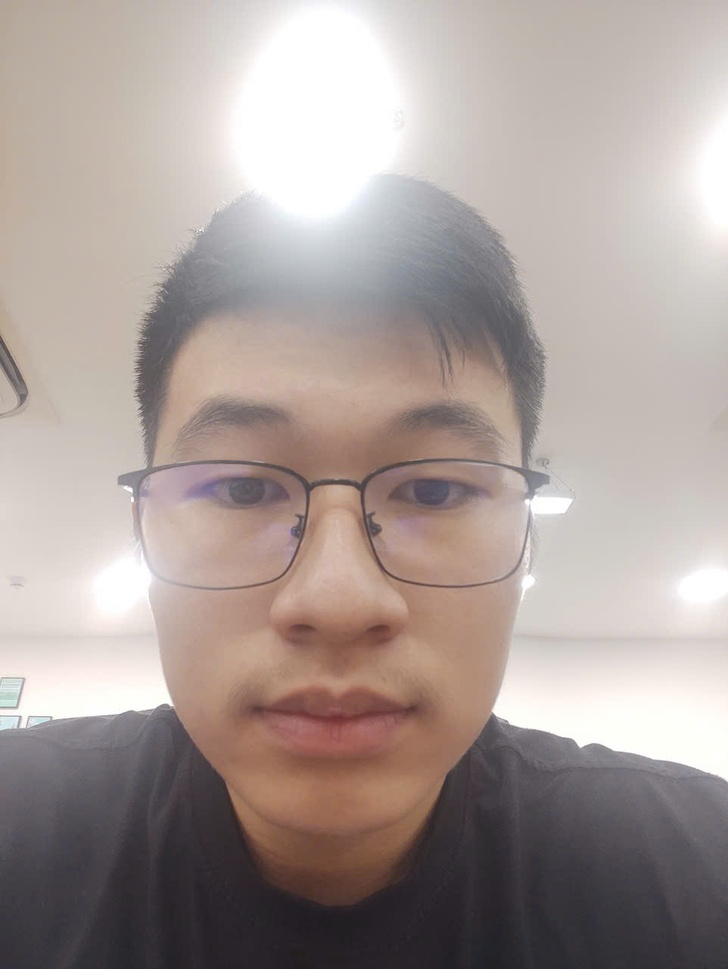
#> input picture test/imgs/2114547/z6644082579921_62d6b5071c42f2a3a2a9b3df2fc118e9.jpg, 728 x 969 px, shrunk from 962 x 1280 before the run
$ python -i anti_spoofing.py   (imports and definitions only)   (older library calls are emulated)
#> lines starting #> are read from the running program, lines starting #| are printed output that depends on the picture; after the words box and inside, x2 and y2 are one past the last pixel; in counts of white or black regions, pixels touching at a corner belong together
import cv2
import numpy as np
from typing import Dict, Any, Tuple
import logging
from dataclasses import dataclass

logger = logging.getLogger(__name__)

@dataclass
class AntiSpoofingResult:
    """Result of anti-spoofing detection"""
    is_real: bool
    confidence: float
    scores: Dict[str, float]
    reason: str

class AntiSpoofingDetector:
    """
    Lightweight rule-based anti-spoofing detection optimized for mobile CPU
    Uses texture analysis, color space analysis, and basic liveness detection
    """

    def __init__(self,
                 texture_threshold: float = 0.3,
                 color_threshold: float = 0.4,
                 quality_threshold: float = 0.5,
                 combined_threshold: float = 0.6):
        """
        Initialize anti-spoofing detector

        Args:
            texture_threshold: Threshold for texture analysis
            color_threshold: Threshold for color analysis
            quality_threshold: Threshold for quality analysis
            combined_threshold: Final threshold for classification
        """
        self.texture_threshold = texture_threshold
        self.color_threshold = color_threshold
        self.quality_threshold = quality_threshold
        self.combined_threshold = combined_threshold

    def analyze_texture(self, face_image: np.ndarray) -> Dict[str, float]:
        """
        Analyze texture patterns using Local Binary Patterns (LBP)

        Args:
            face_image: Preprocessed face image (RGB)

        Returns:
            Texture analysis scores
        """
        try:
            # Convert to grayscale
            if len(face_image.shape) == 3:
                gray = cv2.cvtColor(face_image, cv2.COLOR_RGB2GRAY)
            else:
                gray = face_image

            # Calculate LBP (simplified version for mobile)
            lbp = self._calculate_simple_lbp(gray)

            # Calculate texture uniformity
            hist = cv2.calcHist([lbp], [0], None, [256], [0, 256])
            hist = hist.flatten() / hist.sum()

            # Texture metrics
            uniformity = np.sum(hist ** 2)
            entropy = -np.sum(hist * np.log2(hist + 1e-10))

            # Edge density
            edges = cv2.Canny(gray, 50, 150)
            edge_density = np.sum(edges > 0) / edges.size

            # Gradient magnitude
            grad_x = cv2.Sobel(gray, cv2.CV_64F, 1, 0, ksize=3)
            grad_y = cv2.Sobel(gray, cv2.CV_64F, 0, 1, ksize=3)
            gradient_magnitude = np.sqrt(grad_x**2 + grad_y**2)
            avg_gradient = np.mean(gradient_magnitude)

            return {
                "uniformity": float(uniformity),
                "entropy": float(entropy),
                "edge_density": float(edge_density),
                "avg_gradient": float(avg_gradient)
            }

        except Exception as e:
            logger.error(f"Error in texture analysis: {e}")
            return {"uniformity": 0.0, "entropy": 0.0, "edge_density": 0.0, "avg_gradient": 0.0}

    def _calculate_simple_lbp(self, gray_image: np.ndarray) -> np.ndarray:
        """Calculate simplified Local Binary Pattern for mobile optimization"""
        height, width = gray_image.shape
        lbp = np.zeros((height-2, width-2), dtype=np.uint8)

        for i in range(1, height-1):
            for j in range(1, width-1):
                center = gray_image[i, j]
                code = 0

                # 8-neighbor LBP
                neighbors = [
                    gray_image[i-1, j-1], gray_image[i-1, j], gray_image[i-1, j+1],
                    gray_image[i, j+1], gray_image[i+1, j+1], gray_image[i+1, j],
                    gray_image[i+1, j-1], gray_image[i, j-1]
                ]

                for k, neighbor in enumerate(neighbors):
                    if neighbor >= center:
                        code |= (1 << k)

                lbp[i-1, j-1] = code

        return lbp

    def analyze_color_distribution(self, face_image: np.ndarray) -> Dict[str, float]:
        """
        Analyze color distribution in different color spaces

        Args:
            face_image: Preprocessed face image (RGB)

        Returns:
            Color analysis scores
        """
        try:
            # Convert to different color spaces
            hsv = cv2.cvtColor(face_image, cv2.COLOR_RGB2HSV)
            yuv = cv2.cvtColor(face_image, cv2.COLOR_RGB2YUV)

            # RGB channel analysis
            r_mean, g_mean, b_mean = np.mean(face_image, axis=(0, 1))
            r_std, g_std, b_std = np.std(face_image, axis=(0, 1))

            # HSV analysis
            h_mean, s_mean, v_mean = np.mean(hsv, axis=(0, 1))
            h_std, s_std, v_std = np.std(hsv, axis=(0, 1))

            # YUV analysis
            y_mean, u_mean, v_yuv_mean = np.mean(yuv, axis=(0, 1))

            # Color distribution metrics
            rgb_balance = min(r_mean, g_mean, b_mean) / max(r_mean, g_mean, b_mean)
            saturation_variance = s_std / (s_mean + 1e-10)

            # Skin color likelihood (simplified)
            skin_score = self._calculate_skin_likelihood(r_mean, g_mean, b_mean)

            return {
                "rgb_balance": float(rgb_balance),
                "saturation_variance": float(saturation_variance),
                "skin_score": float(skin_score),
                "hue_mean": float(h_mean),
                "saturation_mean": float(s_mean)
            }

        except Exception as e:
            logger.error(f"Error in color analysis: {e}")
            return {
                "rgb_balance": 0.0, "saturation_variance": 0.0,
                "skin_score": 0.0, "hue_mean": 0.0, "saturation_mean": 0.0
            }

    def _calculate_skin_likelihood(self, r: float, g: float, b: float) -> float:
        """Calculate likelihood of skin color (simplified model)"""
        # Simplified skin color model
        if r > 95 and g > 40 and b > 20:
            if max(r, g, b) - min(r, g, b) > 15:
                if abs(r - g) > 15 and r > g and r > b:
                    return 1.0
        return 0.0

    def analyze_image_quality(self, face_image: np.ndarray) -> Dict[str, float]:
        """
        Analyze image quality metrics for liveness detection

        Args:
            face_image: Preprocessed face image (RGB)

        Returns:
            Quality analysis scores
        """
        try:
            # Convert to grayscale
            if len(face_image.shape) == 3:
                gray = cv2.cvtColor(face_image, cv2.COLOR_RGB2GRAY)
            else:
                gray = face_image

            # Sharpness (Laplacian variance)
            laplacian_var = cv2.Laplacian(gray, cv2.CV_64F).var()

            # Brightness analysis
            brightness = np.mean(gray)
            brightness_std = np.std(gray)

            # Contrast analysis
            contrast = np.std(gray)

            # Noise estimation (using high-frequency components)
            kernel = np.array([[-1, -1, -1], [-1, 8, -1], [-1, -1, -1]])
            noise_response = cv2.filter2D(gray, cv2.CV_64F, kernel)
            noise_level = np.std(noise_response)

            # Pixel variance in local regions
            local_variance = self._calculate_local_variance(gray)

            # Motion blur detection (simplified)
            motion_blur_score = self._detect_motion_blur(gray)

            return {
                "sharpness": float(laplacian_var),
                "brightness": float(brightness),
                "contrast": float(contrast),
                "noise_level": float(noise_level),
                "local_variance": float(local_variance),
                "motion_blur": float(motion_blur_score)
            }

        except Exception as e:
            logger.error(f"Error in quality analysis: {e}")
            return {
                "sharpness": 0.0, "brightness": 0.0, "contrast": 0.0,
                "noise_level": 0.0, "local_variance": 0.0, "motion_blur": 0.0
            }

    def _calculate_local_variance(self, gray_image: np.ndarray, window_size: int = 8) -> float:
        """Calculate average local variance"""
        height, width = gray_image.shape
        variances = []

        for i in range(0, height - window_size, window_size):
            for j in range(0, width - window_size, window_size):
                window = gray_image[i:i+window_size, j:j+window_size]
                variances.append(np.var(window))

        return np.mean(variances) if variances else 0.0

    def _detect_motion_blur(self, gray_image: np.ndarray) -> float:
        """Detect motion blur using FFT analysis (simplified)"""
        try:
            # Apply FFT
            f_transform = np.fft.fft2(gray_image)
            f_shift = np.fft.fftshift(f_transform)
            magnitude_spectrum = np.log(np.abs(f_shift) + 1)

            # Calculate high frequency content
            height, width = magnitude_spectrum.shape
            center_y, center_x = height // 2, width // 2

            # Create high-pass filter
            y, x = np.ogrid[:height, :width]
            mask = (x - center_x)**2 + (y - center_y)**2 > (min(height, width) // 4)**2

            high_freq_content = np.mean(magnitude_spectrum[mask])

            # Normalize to [0, 1] range
            return min(high_freq_content / 10.0, 1.0)

        except Exception as e:
            logger.error(f"Error in motion blur detection: {e}")
            return 0.0

    def detect_spoofing(self, face_image: np.ndarray) -> AntiSpoofingResult:
        """
        Main anti-spoofing detection function

        Args:
            face_image: Preprocessed face image (RGB)

        Returns:
            Anti-spoofing detection result
        """
        try:
            # Perform all analyses
            texture_scores = self.analyze_texture(face_image)
            color_scores = self.analyze_color_distribution(face_image)
            quality_scores = self.analyze_image_quality(face_image)

            # Calculate individual component scores
            texture_score = self._calculate_texture_score(texture_scores)
            color_score = self._calculate_color_score(color_scores)
            quality_score = self._calculate_quality_score(quality_scores)

            # Combine scores with weights
            weights = {"texture": 0.4, "color": 0.3, "quality": 0.3}
            combined_score = (
                weights["texture"] * texture_score +
                weights["color"] * color_score +
                weights["quality"] * quality_score
            )

            # Make final decision
            is_real = combined_score >= self.combined_threshold

            # Determine reason if classified as fake
            reason = "real_face"
            if not is_real:
                if texture_score < self.texture_threshold:
                    reason = "poor_texture_quality"
                elif color_score < self.color_threshold:
                    reason = "unnatural_color_distribution"
                elif quality_score < self.quality_threshold:
                    reason = "poor_image_quality"
                else:
                    reason = "combined_score_too_low"

            all_scores = {
                "texture_score": texture_score,
                "color_score": color_score,
                "quality_score": quality_score,
                "combined_score": combined_score,
                **texture_scores,
                **color_scores,
                **quality_scores
            }

            return AntiSpoofingResult(
                is_real=is_real,
                confidence=combined_score,
                scores=all_scores,
                reason=reason
            )

        except Exception as e:
            logger.error(f"Error in spoofing detection: {e}")
            return AntiSpoofingResult(
                is_real=False,
                confidence=0.0,
                scores={},
                reason=f"detection_error: {str(e)}"
            )

    def _calculate_texture_score(self, texture_scores: Dict[str, float]) -> float:
        """Calculate normalized texture score"""
        try:
            # Normalize individual metrics
            uniformity = min(texture_scores["uniformity"] * 2, 1.0)
            entropy = min(texture_scores["entropy"] / 8.0, 1.0)
            edge_density = min(texture_scores["edge_density"] * 10, 1.0)
            gradient = min(texture_scores["avg_gradient"] / 50.0, 1.0)

            # Combine with weights
            score = 0.3 * uniformity + 0.3 * entropy + 0.2 * edge_density + 0.2 * gradient
            return float(score)

        except Exception:
            return 0.0

    def _calculate_color_score(self, color_scores: Dict[str, float]) -> float:
        """Calculate normalized color score"""
        try:
            rgb_balance = color_scores["rgb_balance"]
            saturation_var = min(color_scores["saturation_variance"], 1.0)
            skin_score = color_scores["skin_score"]

            # Combine with weights
            score = 0.4 * rgb_balance + 0.3 * skin_score + 0.3 * (1.0 - saturation_var)
            return float(score)

        except Exception:
            return 0.0

    def _calculate_quality_score(self, quality_scores: Dict[str, float]) -> float:
        """Calculate normalized quality score"""
        try:
            sharpness = min(quality_scores["sharpness"] / 100.0, 1.0)
            brightness = 1.0 - abs(quality_scores["brightness"] - 128) / 128.0
            contrast = min(quality_scores["contrast"] / 50.0, 1.0)
            noise = max(0.0, 1.0 - quality_scores["noise_level"] / 10.0)
            local_var = min(quality_scores["local_variance"] / 100.0, 1.0)
            motion = quality_scores["motion_blur"]

            # Combine with weights
            score = (0.25 * sharpness + 0.15 * brightness + 0.2 * contrast +
                    0.15 * noise + 0.15 * local_var + 0.1 * motion)
            return float(score)

        except Exception:
            return 0.0

    # [8 lines left out: function get_detector_config, not called in this run]

>>> import cv2
>>> picture = cv2.cvtColor(cv2.imread('../../test/imgs/2114547/z6644082579921_62d6b5071c42f2a3a2a9b3df2fc118e9.jpg'), cv2.COLOR_BGR2RGB)
>>> result = AntiSpoofingDetector().detect_spoofing(picture)
#> after the loop in _calculate_simple_lbp, `for i in range(1, height-1):`:
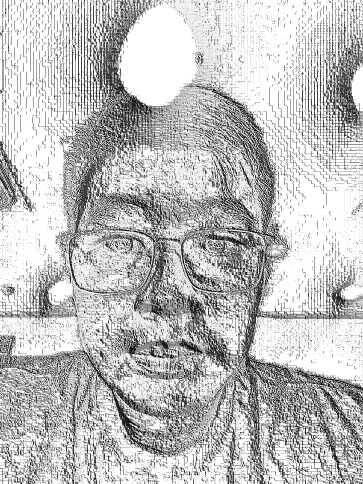
#> lbp: shape (967, 726) (shown at 1/2 size); min 0, max 255, mean 191.6
#> in analyze_texture, `hist = cv2.calcHist([lbp], [0], None, [256], [0, 256])`: hist = 256 values, max 275943 at index 255, min 2 at index 85, mean 2742.4
#> in analyze_texture, `hist = hist.flatten() / hist.sum()`: hist = 256 values, max 0.393 at index 255, min 2.85e-06 at index 85, mean 0.00391
#> in analyze_texture, `uniformity = np.sum(hist ** 2)`: uniformity = 0.164
#> in analyze_texture, `entropy = -np.sum(hist * np.log2(hist + 1e-10))`: entropy = 4.62
#> in analyze_texture, `edges = cv2.Canny(gray, 50, 150)`:
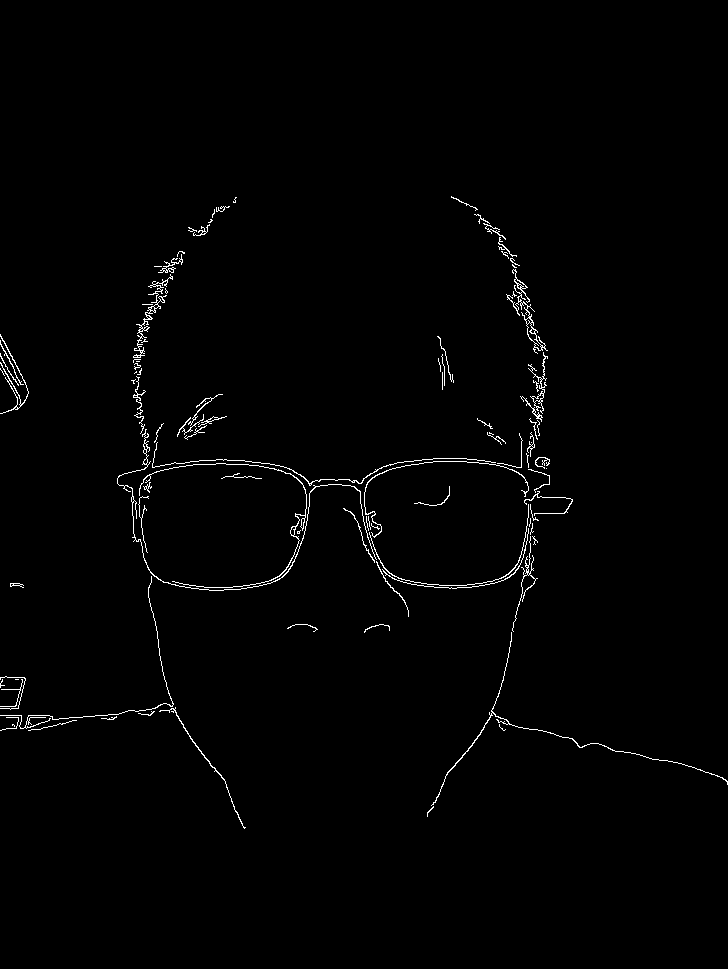
#> edges: shape (969, 728); 1.1% white in thin lines or dots, all inside (x1, y1, x2, y2) = (0, 196, 728, 829)
#> in analyze_texture, `edge_density = np.sum(edges > 0) / edges.size`: edge_density = 0.0108
#> in analyze_texture, `avg_gradient = np.mean(gradient_magnitude)`: avg_gradient = 10.83
#> in detect_spoofing, `texture_scores = self.analyze_texture(face_image)`: texture_scores = {'uniformity': 0.164, 'entropy': 4.62, 'edge_density': 0.0108, 'avg_gradient': 10.83}
#> in analyze_color_distribution, `r_mean, g_mean, b_mean = np.mean(face_image, axis=(0, 1))`: r_mean = 168.7; g_mean = 156.5; b_mean = 152.3
#> in analyze_color_distribution, `r_std, g_std, b_std = np.std(face_image, axis=(0, 1))`: r_std = 60.65; g_std = 62.06; b_std = 60.42
#> in analyze_color_distribution, `h_mean, s_mean, v_mean = np.mean(hsv, axis=(0, 1))`: h_mean = 46.47; s_mean = 31.16; v_mean = 169.5
#> in analyze_color_distribution, `h_std, s_std, v_std = np.std(hsv, axis=(0, 1))`: h_std = 58.72; s_std = 28.07; v_std = 60.07
#> in analyze_color_distribution, `y_mean, u_mean, v_yuv_mean = np.mean(yuv, axis=(0, 1))`: y_mean = 159.6; u_mean = 124.5; v_yuv_mean = 136
#> in analyze_color_distribution, `rgb_balance = min(r_mean, g_mean, b_mean) / max(r_mean, g_mean, b_mean)`: rgb_balance = 0.903
#> in analyze_color_distribution, `saturation_variance = s_std / (s_mean + 1e-10)`: saturation_variance = 0.901
#> in analyze_color_distribution, `skin_score = self._calculate_skin_likelihood(r_mean, g_mean, b_mean)`: skin_score = 0
#> in detect_spoofing, `color_scores = self.analyze_color_distribution(face_image)`: color_scores = {'rgb_balance': 0.903, 'saturation_variance': 0.901, 'skin_score': 0, 'hue_mean': 46.47, 'saturation_mean': 31.16}
#> in analyze_image_quality, `laplacian_var = cv2.Laplacian(gray, cv2.CV_64F).var()`: laplacian_var = 38.37
#> in analyze_image_quality, `brightness = np.mean(gray)`: brightness = 159.6
#> in analyze_image_quality, `brightness_std = np.std(gray)`: brightness_std = 61.09
#> in analyze_image_quality, `noise_level = np.std(noise_response)`: noise_level = 15.54
#> after the loop in _calculate_local_variance, `for i in range(0, height - window_size, window_size):`: variances = 10890 values, max 3130.8 at index 8258, min 0 at index 159, mean 30.11
#> in analyze_image_quality, `local_variance = self._calculate_local_variance(gray)`: local_variance = 30.11
#> in _detect_motion_blur, `magnitude_spectrum = np.log(np.abs(f_shift) + 1)`:
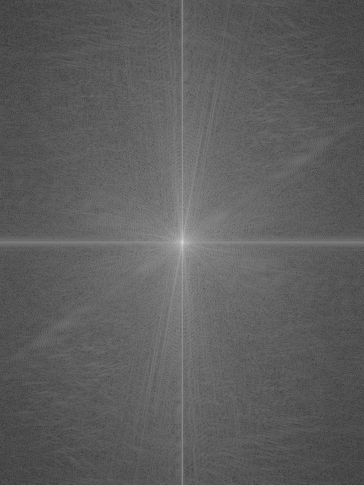
#> magnitude_spectrum: shape (969, 728) float64 (shown at 1/2 size); min 0.313, max 18.54, mean 7.04; drawn with min black and max white
#> in _detect_motion_blur, `y, x = np.ogrid[:height, :width]`: y = 969 values from 0 to 968
#> in _detect_motion_blur, `mask = (x - center_x)**2 + (y - center_y)**2 > (min(height, width) // ..`:
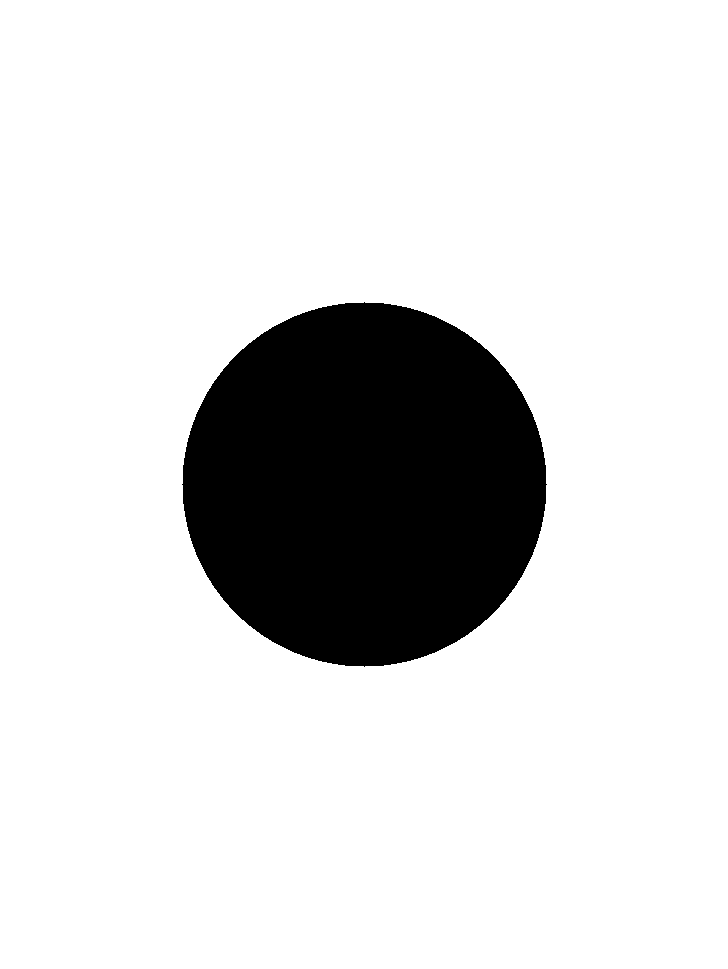
#> mask: shape (969, 728) bool; 85.3% white; 1 black region, box (x1, y1, x2, y2) and area: (182, 302, 547, 667) 104017
#> in _detect_motion_blur, `high_freq_content = np.mean(magnitude_spectrum[mask])`: high_freq_content = 6.77
#> in analyze_image_quality, `motion_blur_score = self._detect_motion_blur(gray)`: motion_blur_score = 0.677
#> in detect_spoofing, `quality_scores = self.analyze_image_quality(face_image)`: quality_scores = {'sharpness': 38.37, 'brightness': 159.6, 'contrast': 61.09, 'noise_level': 15.54, 'local_variance': 30.11, 'motion_blur': 0.677}
#> in _calculate_texture_score, `uniformity = min(texture_scores["uniformity"] * 2, 1.0)`: uniformity = 0.328
#> in _calculate_texture_score, `entropy = min(texture_scores["entropy"] / 8.0, 1.0)`: entropy = 0.578
#> in _calculate_texture_score, `edge_density = min(texture_scores["edge_density"] * 10, 1.0)`: edge_density = 0.108
#> in _calculate_texture_score, `gradient = min(texture_scores["avg_gradient"] / 50.0, 1.0)`: gradient = 0.217
#> in _calculate_texture_score, `score = 0.3 * uniformity + 0.3 * entropy + 0.2 * edge_density + 0.2 * ..`: score = 0.337
#> in _calculate_color_score, `rgb_balance = color_scores["rgb_balance"]`: rgb_balance = 0.903
#> in _calculate_color_score, `saturation_var = min(color_scores["saturation_variance"], 1.0)`: saturation_var = 0.901
#> in _calculate_color_score, `skin_score = color_scores["skin_score"]`: skin_score = 0
#> in _calculate_color_score, `score = 0.4 * rgb_balance + 0.3 * skin_score + 0.3 * (1.0 - saturation..`: score = 0.391
#> in _calculate_quality_score, `sharpness = min(quality_scores["sharpness"] / 100.0, 1.0)`: sharpness = 0.384
#> in _calculate_quality_score, `brightness = 1.0 - abs(quality_scores["brightness"] - 128) / 128.0`: brightness = 0.753
#> in _calculate_quality_score, `contrast = min(quality_scores["contrast"] / 50.0, 1.0)`: contrast = 1
#> in _calculate_quality_score, `noise = max(0.0, 1.0 - quality_scores["noise_level"] / 10.0)`: noise = 0
#> in _calculate_quality_score, `local_var = min(quality_scores["local_variance"] / 100.0, 1.0)`: local_var = 0.301
#> in _calculate_quality_score, `motion = quality_scores["motion_blur"]`: motion = 0.677
#> in _calculate_quality_score, `score = (0.25 * sharpness + 0.15 * brightness + 0.2 * contrast + 0.15 ..`: score = 0.522
#> in detect_spoofing, `combined_score = ( weights["texture"] * texture_score + weights["color..`: combined_score = 0.408
#> in detect_spoofing, `is_real = combined_score >= self.combined_threshold`: is_real = False
